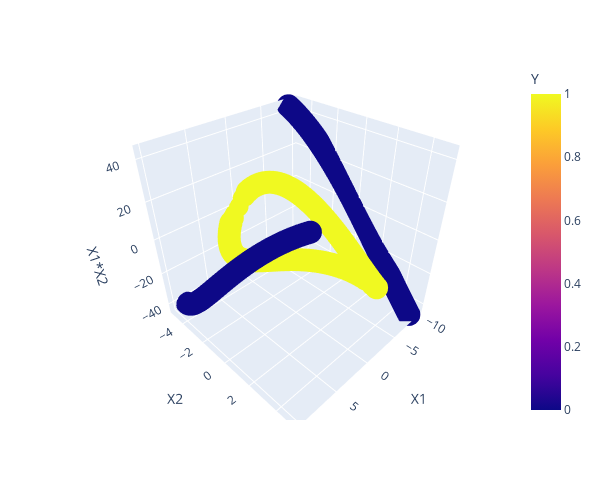

Write notebook code for a chart like this one.
### Code cell
fig = px.scatter_3d(df, x='X1', y='X2', z='X1*X2', color='Y')
fig.update_layout(height=500, width=600)
fig.show()

### Figure 1 — Plotly figure (JSON) as saved in the notebook; plotly's stock layout.template omitted (floating-point values rounded to 4 significant figures; data arrays with more than 128 entries replaced by an {"elided": "..."} marker saying what was removed)
{"data": [{"hovertemplate": "X1=%{x}<br>X2=%{y}<br>X1*X2=%{z}<br>Y=%{marker.color}<extra></extra>", "legendgroup": "", "marker": {"color": {"elided": "400 int values"}, "coloraxis": "coloraxis", "symbol": "circle"}, "mode": "markers", "name": "", "scene": "scene", "showlegend": false, "type": "scatter3d", "x": {"elided": "400 float values"}, "y": {"elided": "400 float values"}, "z": {"elided": "400 float values"}}], "layout": {"coloraxis": {"colorbar": {"title": {"text": "Y"}}, "colorscale": [[0, "#0d0887"], [0.1111, "#46039f"], [0.2222, "#7201a8"], [0.3333, "#9c179e"], [0.4444, "#bd3786"], [0.5556, "#d8576b"], [0.6667, "#ed7953"], [0.7778, "#fb9f3a"], [0.8889, "#fdca26"], [1, "#f0f921"]]}, "height": 500, "legend": {"tracegroupgap": 0}, "margin": {"t": 60}, "scene": {"domain": {"x": [0, 1], "y": [0, 1]}, "xaxis": {"title": {"text": "X1"}}, "yaxis": {"title": {"text": "X2"}}, "zaxis": {"title": {"text": "X1*X2"}}}, "width": 600}}
